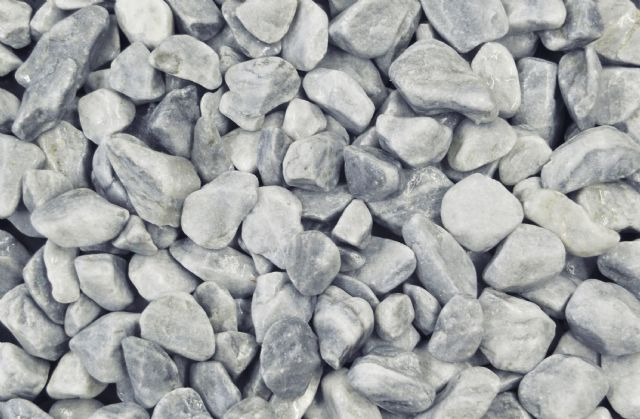
#> input picture sandstone.jpg, 640 x 419 px
$ python unsharp-mask.py
#> lines starting #> are read from the running program, lines starting #| are printed output that depends on the picture
from skimage import io
from skimage.filters import unsharp_mask

img = io.imread("sandstone.jpg")
#> img is the input picture: shape (419, 640, 3); mean R, G, B 162.3, 164.8, 165

#Radius defines the degree of blurring
#Amount defines the multiplication factor for original - blurred image
unsharped_img = unsharp_mask(img, radius=3, amount=2)
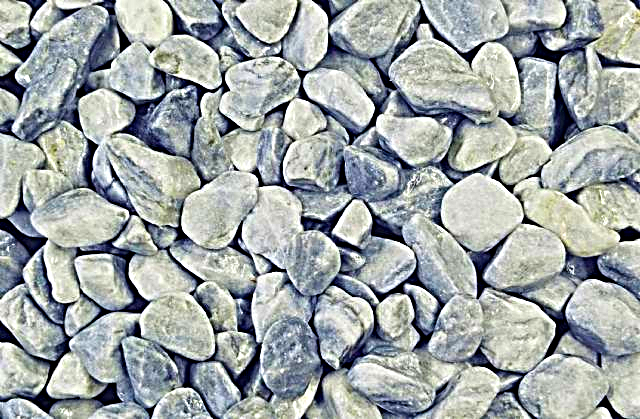
#> unsharped_img: shape (419, 640, 3) float64; mean R, G, B 0.631, 0.657, 0.656

import matplotlib.pyplot as plt
fig = plt.figure(figsize=(12, 12))
ax1 = fig.add_subplot(1,2,1)
ax1.imshow(img, cmap='gray')
ax1.title.set_text('Input Image')
ax2 = fig.add_subplot(1,2,2)
ax2.imshow(unsharped_img, cmap='gray')
ax2.title.set_text('Unsharped Image')
plt.show()
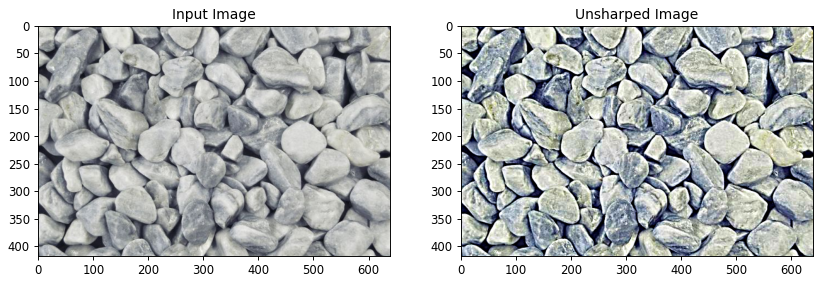
#> figure drawn by matplotlib, 2 panels

$ run again, with cat3.jpg copied over sandstone.jpg
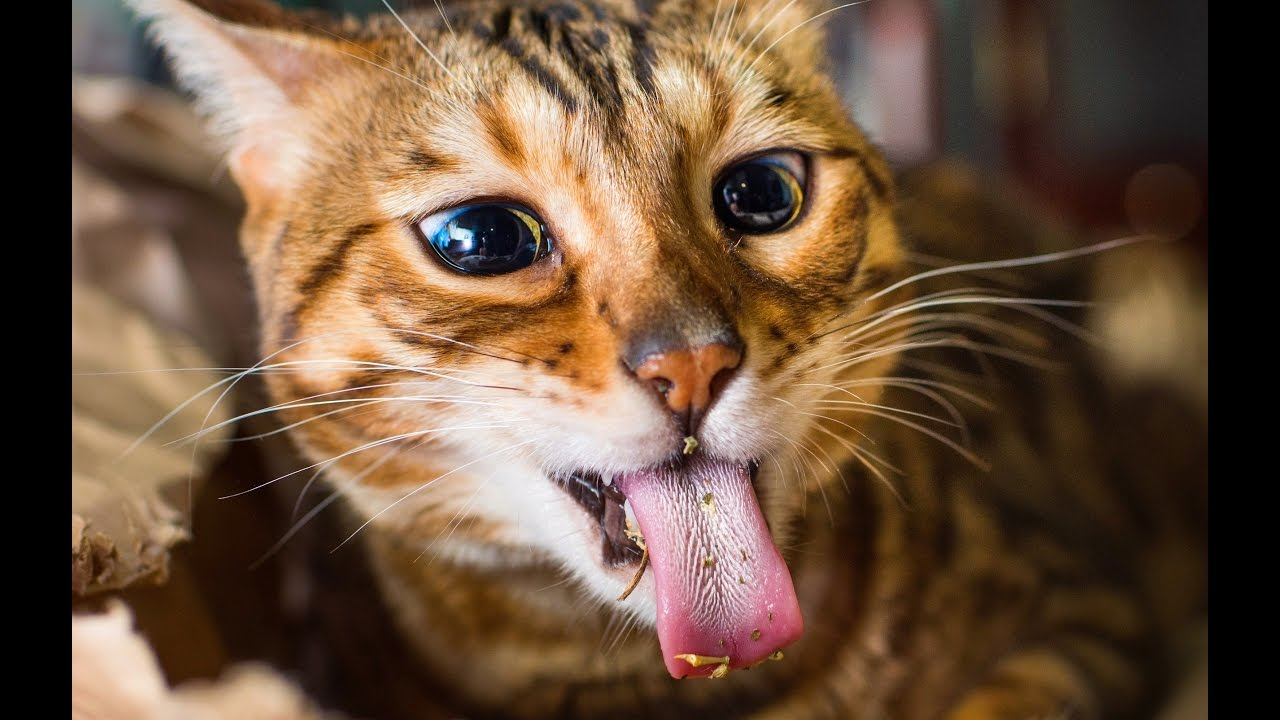
#> input picture cat3.jpg, 1280 x 720 px
#> img is the input picture: shape (720, 1280, 3); mean R, G, B 108.4, 83.1, 62
#> `unsharped_img = unsharp_mask(img, radius=3, amount=2)`:
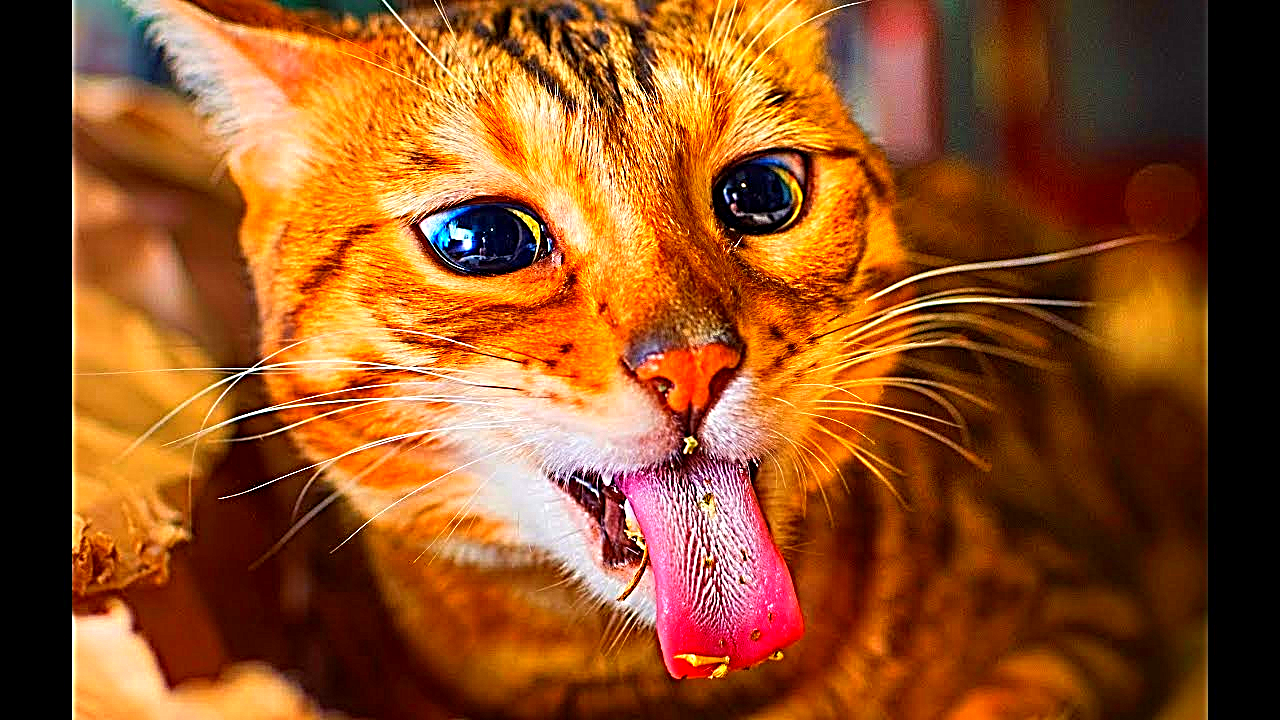
#> unsharped_img: shape (720, 1280, 3) float64; mean R, G, B 0.566, 0.316, 0.134
#> `plt.show()`:
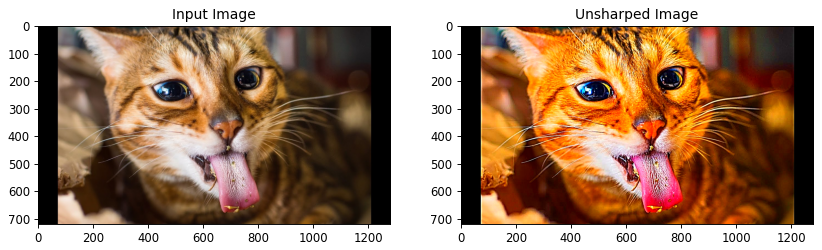
#> figure drawn by matplotlib, 2 panels
